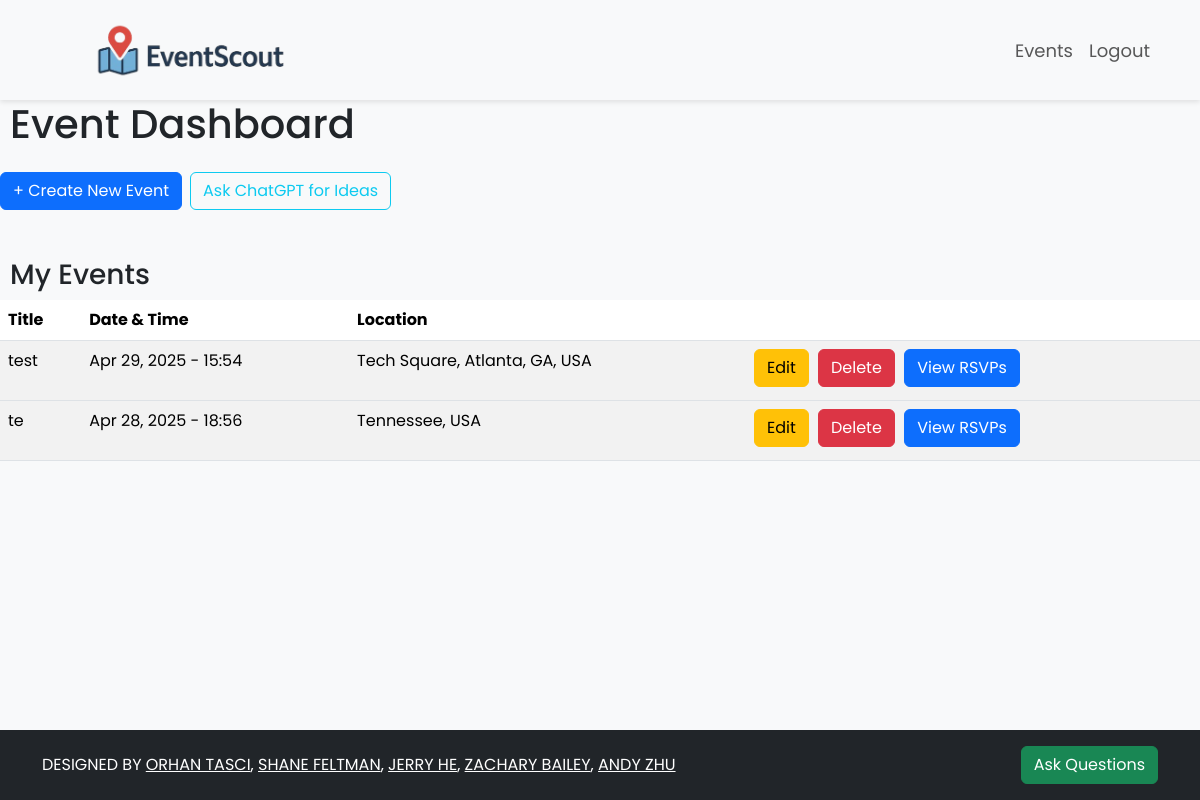
Screenshot of /events/create/ (signed in) with the database file from the repository.
### createEvents/models.py (models this page shows, shortened)
class Event(models.Model):
    title = models.CharField(max_length=200)
    description = models.TextField()
    location = models.CharField(max_length=255)
    latitude = models.DecimalField(
        max_digits=9,
        decimal_places=6,
        null=True,
        blank=True
    )
    longitude = models.DecimalField(
        max_digits=9,
        decimal_places=6,
        null=True,
        blank=True
    )
    start_time = models.DateTimeField()
    end_time = models.DateTimeField()
    organizer = models.CharField(max_length=255)
    org_email = models.EmailField(max_length=255, default="a@a.com")
    created_at = models.DateTimeField(auto_now_add=True)

### createEvents/views.py (the view)
# urls.py: path('create/', views.create_event, name='events.create_event'),
@login_required
def create_event(request):
    if request.method == 'POST':
        form = EventForm(request.POST)
        if form.is_valid():
            event_type = form.cleaned_data['event_type']
            factory = EventFactory()
            event = None
            if event_type == 'regular':
                event = factory.createRegularEvent(
                    organizer=request.user.username,
                    email=request.user.email,
                    title=form.cleaned_data['title'],
                    description=form.cleaned_data['description'],
                    start_time=form.cleaned_data['start_time'],
                    end_time=form.cleaned_data['end_time'],
                    location=form.cleaned_data['location'],
                    lat=form.cleaned_data['latitude'],
                    long=form.cleaned_data['longitude'],
                )
            elif event_type == 'political':
                event = factory.createPoliticalRally(
                    organizer=request.user.username,
                    email=request.user.email,
                    title=form.cleaned_data['title'],
                    description=form.cleaned_data['description'],
                    start_time=form.cleaned_data['start_time'],
                    end_time=form.cleaned_data['end_time'],
                    location=form.cleaned_data['location'],
                    lat=form.cleaned_data['latitude'],
                    long=form.cleaned_data['longitude'],
                )
            elif event_type == 'age_limit':
                event = factory.createAgeLimitEvent(
                    organizer=request.user.username,
                    email=request.user.email,
                    title=form.cleaned_data['title'],
                    description=form.cleaned_data['description'],
                    start_time=form.cleaned_data['start_time'],
                    end_time=form.cleaned_data['end_time'],
                    location=form.cleaned_data['location'],
                    lat=form.cleaned_data['latitude'],
                    long=form.cleaned_data['longitude'],
                )
            if (event != None):
                event.save()
            return redirect('events.create_event')
    else:
        form = EventForm()
    user_events = Event.objects.filter(organizer=request.user.username).order_by('-start_time')
    event_gender_data = {}
    for event in user_events:
        gender_counts = Counter(rsvp.gender for rsvp in event.rsvps.all())
        event_gender_data[event.id] = {
            'male': gender_counts.get('male', 0),
            'female': gender_counts.get('female', 0),
            'other': gender_counts.get('other', 0),
            'do not wish to specify': gender_counts.get('do not wish to specify', 0),
        }
    user_events = Event.objects.filter(organizer=request.user.username).order_by('-start_time')
    event_gender_data = {}
    event_age_data = {}
    for event in user_events:
        gender_counts = Counter(rsvp.gender for rsvp in event.rsvps.all())
        event_gender_data[event.id] = {
            'male': gender_counts.get('male', 0),
            'female': gender_counts.get('female', 0),
            'other': gender_counts.get('other', 0),
            'do not wish to specify': gender_counts.get('do not wish to specify', 0),
        }
        age_classes = {
            'under 18': 0,
            '18-24': 0,
            '25-34': 0,
            '35-44': 0,
            '45-54': 0,
            '55+': 0,
        }
        for rsvp in event.rsvps.all():
            if rsvp.age < 18:
                age_classes['under 18'] += 1
            elif 18 <= rsvp.age <= 24:
                age_classes['18-24'] += 1
            elif 25 <= rsvp.age <= 34:
                age_classes['25-34'] += 1
            elif 35 <= rsvp.age <= 44:
                age_classes['35-44'] += 1
            elif 45 <= rsvp.age <= 54:
                age_classes['45-54'] += 1
            else:
                age_classes['55+'] += 1
        event_age_data[event.id] = age_classes
    return render(request, 'createEvents/create_event.html', {
        'form': form,
        'your_events': user_events,
        'event_gender_data': event_gender_data,
        'event_age_data': event_age_data
    })

### createEvents/templatetags/dict_extras.py (called while the page is built)
@register.filter
def get_item(dictionary, key):
    if isinstance(dictionary, dict):
        return dictionary.get(key)
    return None

@register.filter
def dict_get(dictionary, key):
    if isinstance(dictionary, dict):
        return dictionary.get(key)
    return None

### createEvents/templates/createEvents/create_event.html (shortened to what this page needs)
{% extends 'base.html' %}
{% load static %}
{% load dict_extras %}
{% block head %}
    <link rel="stylesheet" href="{% static 'css/styles.css' %}">
{% endblock %}
{% block content %}
<div style='width=100%'>
    <h1 class="mb-4" style="margin-left: 10px;">Event Dashboard</h1>
    <div class="d-flex align-items-center gap-2 mb-4">
        <button type="button" class="btn btn-primary" data-bs-toggle="modal" data-bs-target="#createEventModal">
            + Create New Event
        </button>
        <button type="button"
                class="btn btn-outline-info"
                data-bs-toggle="modal"
                data-bs-target="#chatGPTModal">
            Ask ChatGPT for Ideas
        </button>
    </div>
    <h3 class="mt-5" style="margin-left: 10px;">My Events</h3>
    <table class="table table-striped" style="padding-left: 10px; height:auto;">
        <thead style='width=100%'>
            <tr>
                <th>Title</th>
                <th>Date & Time</th>
                <th>Location</th>
                <th></th>
            </tr>
        </thead>
        <tbody>
            {% for event in your_events %}
            <tr>
                <td>{{ event.title }}</td>
                <td>{{ event.start_time|date:"M d, Y - H:i" }}</td>
                <td>{{ event.location }}</td>
                <td class="action-buttons">
                    <a href="{% url 'edit_event' event.id %}" class="btn btn-warning btn-action">Edit</a>
                    <a href="{% url 'events.delete_event' event.id %}" class="btn btn-danger btn-action">Delete</a>
                    <button class="btn btn-primary btn-action" data-bs-toggle="collapse" data-bs-target="#rsvpCollapse{{ event.id }}">
                        View RSVPs
                    </button>
                </td>
            </tr>
            {% empty %}
            <tr>
                <td colspan="4">You haven’t created any events yet.</td>
            </tr>
            {% endfor %}
        </tbody>
            </table>
</div>
{% endblock %}

### eventscout/static/css/styles.css (style rules this page uses)
body { margin: 0; font-family: 'Poppins', sans-serif; background-color: #f8f9fa; }

### createEvents/templates/createEvents/create_event.html (style rules this page uses)
.btn-action { margin-right: 5px; margin-bottom: 5px; }

### rows the page displays
Event: title "test", start_time "Apr 29, 2025 - 15:54", location "Tech Square, Atlanta, GA, USA"
Event: title "te", start_time "Apr 28, 2025 - 18:56", location "Tennessee, USA"
